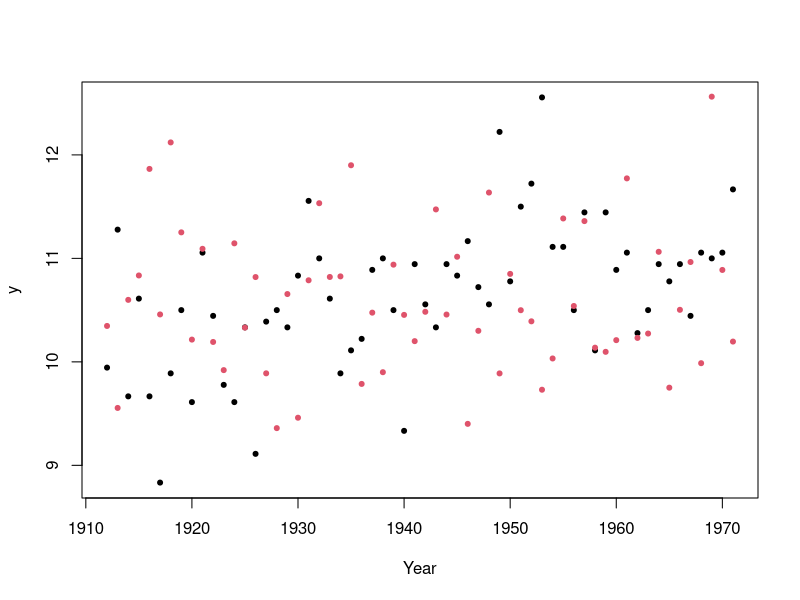

Generate this figure with R:
y <- (nhtemp - 32) / 1.8
plot(1912:1971, y, pch = 20, xlab = "Year", ylab = "y")
set.seed(2018); ysim <- rnorm(length(y), m = mean(y), s = sd(y))
points(1912:1971, ysim, col =2, pch = 20)
